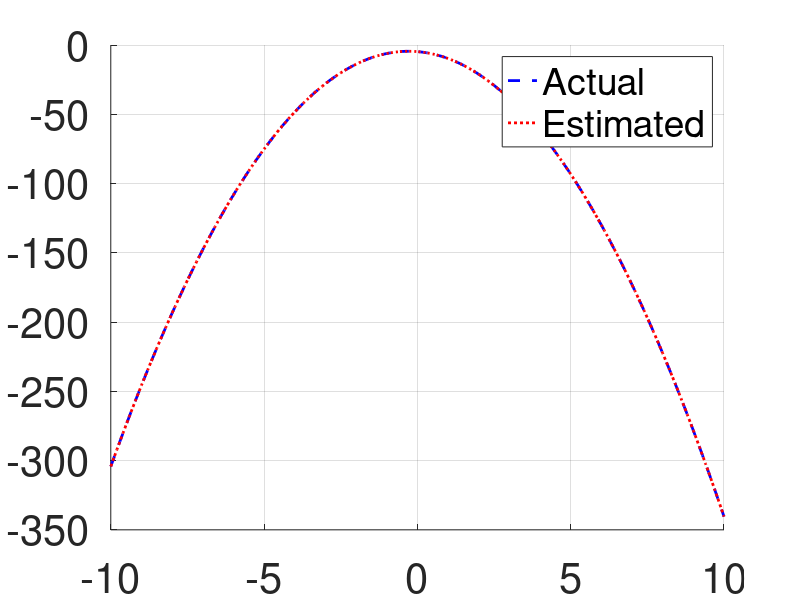

Write MATLAB code to recreate this figure.
clear all;
clc;

%% Sensor definition

% Sensor parameters
order = 3; % this define a third order polynomial. 
a = (rand(1,order)-0.5)*10; % random coefficients of the polynomial

% Time delta range
Dt.max = 10;
Dt.min = -10;

% Define the input data
dt = Dt.min:0.1:Dt.max; % set di dati di input, a time serie

% Number of samples
n = length(dt);

% Actual sensor readings
H_model = [];
for i=1:order
    H_model = [H_model, dt.^(i-1)']; % construct H matrix
end
z = H_model*a'; % the real measurements of the sensor, the ones that we 
                % try to estimate


%% Regression

% Testing points, a little set of points that allow to do a limited number
% of measures to try to understand the general behaviour of the system
m = 20;
dt_test = (rand(1,m)*(Dt.max - Dt.min)) + Dt.min;

% First order hypothesis
order_est = 2; % at the beginning we dont know the order of the polynomia

% Maximum tolerable fitting error
MaxTolError = 1e-1;

MaxOrder = m;
for Ord = 2:MaxOrder

    % Reference with accurate sensor
    H_model_test = [];
    for i=1:order % use the REAL order
        H_model_test = [H_model_test, dt_test.^(i-1)']; % create the matrix
                                                        % based on real
                                                        % order
    end
    z_test = H_model_test*a(1:order)'; % compute REAL measurements that 
                                       % sensor should generate for inputs 
                                       % dt_test

    % Go with the regression!!
    H = [];
    for i=1:Ord % use HYPOTHETICAL order
        H = [H, dt_test.^(i-1)']; % build matrix based on hypotesis
    end

    % Solve the regression
    a_est = inv(H'*H)*H'*z_test; % compute the coefficient of the 
                                 % polynomia a_est that produce the minimum
                                 % quadratic error for the current
                                 % hypotesis

    % Squared Error
    Error = (z_test - H*a_est)'*(z_test - H*a_est)/m;
    if Error < MaxTolError %The objective is not to find the PERFECT model,
                           %but the simplest model of which the estimation 
                           %is the best
        break;
    end
end



%% Plot

figure(1), clf, hold on;
plot(dt, z, 'b--', 'LineWidth', 2);
grid on;
set(gca, 'FontSize', 30);
z_est = H_model(:,1:Ord)*a_est;
plot(dt, z_est, 'r:', 'LineWidth', 2);
legend('Actual', 'Estimated', 'Location', 'best');


Ord

order